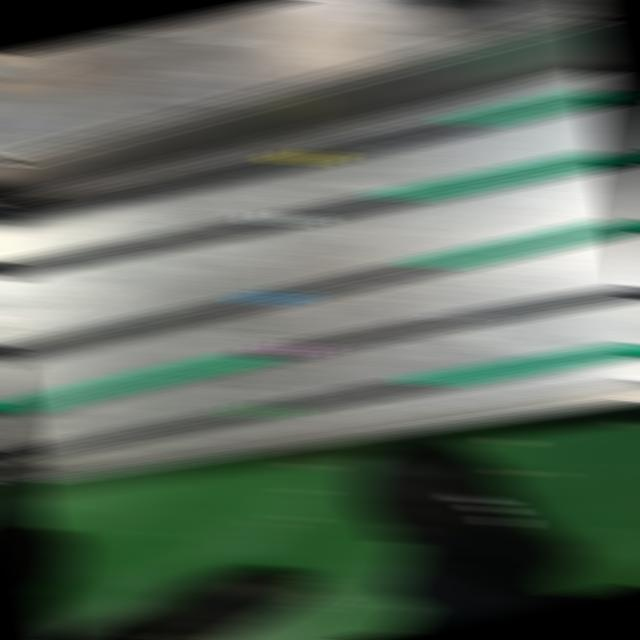
#> input picture dataset/images/WhatsApp-Image-2025-12-22-at-14-51-42_jpeg.rf.3908a0a0577cb2d8e5f5f3b01aed4196.jpg, 640 x 640 px
$ python -i detector.py   (imports and definitions only)
#> lines starting #> are read from the running program, lines starting #| are printed output that depends on the picture; after the words box and inside, x2 and y2 are one past the last pixel; in counts of white or black regions, pixels touching at a corner belong together
#> further down, picture is the input picture: shape (640, 640, 3); mean B, G, R 93.1, 104.7, 93.5
"""
Cable Marker Detection Module
Detects striped identification markers on cables using advanced image processing
"""

import cv2
import numpy as np
from typing import List, Dict, Tuple


class CableMarkerDetector:
    """Detects and identifies striped cable markers"""

    def __init__(self):
        # Color definitions for marker stripes (HSV ranges)
        # Optimized for striped cable markers
        self.stripe_colors = {
            "Green": {"lower": np.array([35, 40, 40]), "upper": np.array([90, 255, 255])},
            "Pink": {"lower": np.array([140, 30, 80]), "upper": np.array([170, 255, 255])},
            "Purple": {"lower": np.array([120, 30, 80]), "upper": np.array([150, 255, 255])},
            "Blue": {"lower": np.array([90, 50, 50]), "upper": np.array([130, 255, 255])},
            "Yellow": {"lower": np.array([20, 80, 80]), "upper": np.array([35, 255, 255])},
            "White": {"lower": np.array([0, 0, 150]), "upper": np.array([180, 50, 255])},
            "Gray": {"lower": np.array([0, 0, 60]), "upper": np.array([180, 50, 200])},
            "Orange": {"lower": np.array([10, 80, 80]), "upper": np.array([20, 255, 255])},
            "Red": {"lower": np.array([0, 80, 80]), "upper": np.array([10, 255, 255])},
            "Brown": {"lower": np.array([8, 40, 20]), "upper": np.array([20, 200, 150])},
            "Black": {"lower": np.array([0, 0, 0]), "upper": np.array([180, 255, 40])},
        }

    def detect_markers(self, image: np.ndarray) -> List[Dict]:
        """
        Detect striped cable markers in the image using two-phase approach:
        1. Detect individual cables/wires
        2. Identify colored markings on each cable

        Args:
            image: Input BGR image

        Returns:
            List of detected markers with their properties
        """
        # Preprocessing
        hsv = cv2.cvtColor(image, cv2.COLOR_BGR2HSV)
#> hsv: shape (640, 640, 3); mean H, S, V 45.9, 48, 105.5
        gray = cv2.cvtColor(image, cv2.COLOR_BGR2GRAY)
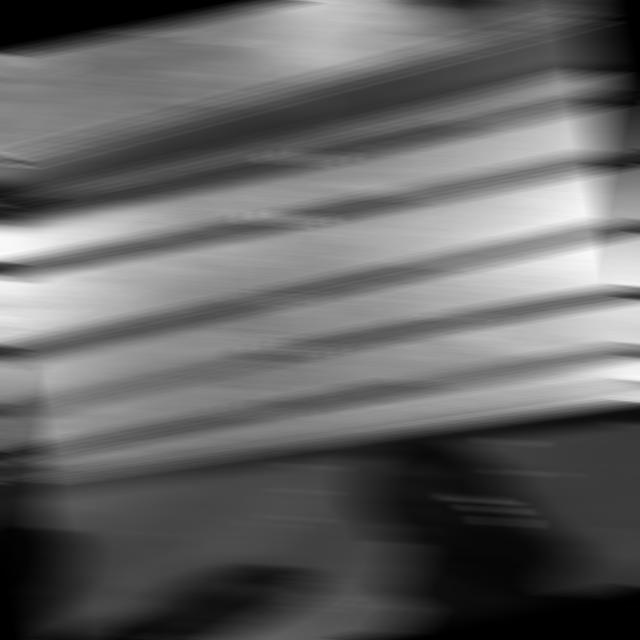
#> gray: shape (640, 640); min 0, max 253, mean 100

        # Phase 1: Detect individual cables
        cables = self._detect_cables(image, gray, hsv)

        # Phase 2: For each cable, find and identify the colored marking
        detected_markers = []

        for idx, cable_region in enumerate(cables):
            marker_info = self._detect_cable_marking(image, hsv, cable_region, idx + 1)
            if marker_info:
                detected_markers.append(marker_info)

        return detected_markers

    def _detect_cables(self, image: np.ndarray, gray: np.ndarray,
                       hsv: np.ndarray) -> List[Dict]:
        """
        Phase 1: Detect individual cables in the image
        Returns list of cable regions
        """
        height, width = gray.shape
#> height = 640; width = 640

        # Use edge detection to find cable boundaries
        edges = cv2.Canny(gray, 30, 100)
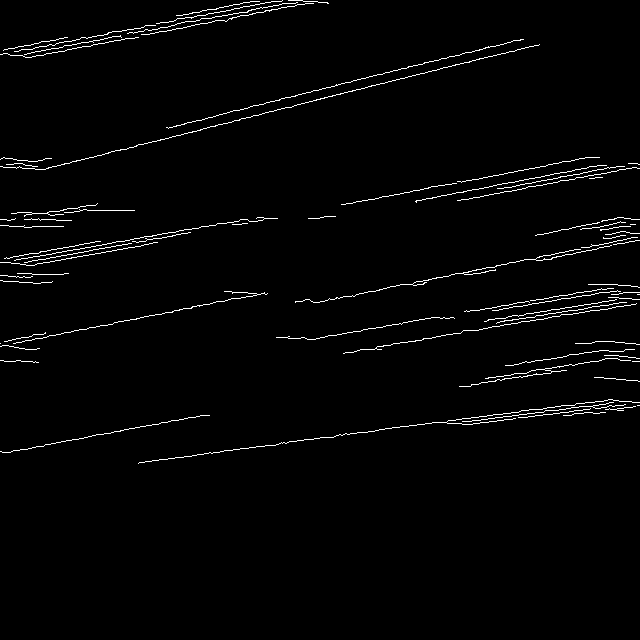
#> edges: shape (640, 640); 2% white in thin lines or dots, all inside (x1, y1, x2, y2) = (0, 0, 640, 464)

        # Morphological operations to connect cable segments
        kernel_horiz = cv2.getStructuringElement(cv2.MORPH_RECT, (25, 1))
        edges_dilated = cv2.dilate(edges, kernel_horiz, iterations=2)
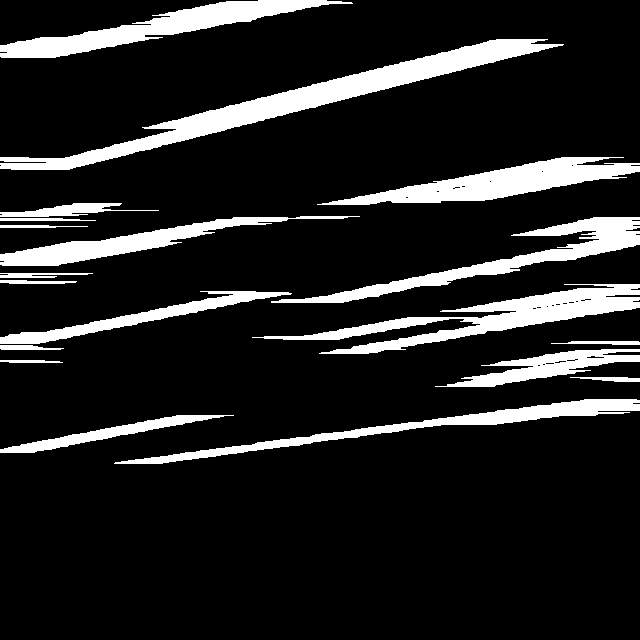
#> edges_dilated: shape (640, 640); 13.5% white; 19 white regions, largest, box (x1, y1, x2, y2) and area: (0, 39, 564, 170) 10528, (252, 284, 640, 354) 7241, (317, 157, 640, 205) 6093

        # Close gaps
        kernel = cv2.getStructuringElement(cv2.MORPH_RECT, (15, 3))
        edges_dilated = cv2.morphologyEx(edges_dilated, cv2.MORPH_CLOSE, kernel)
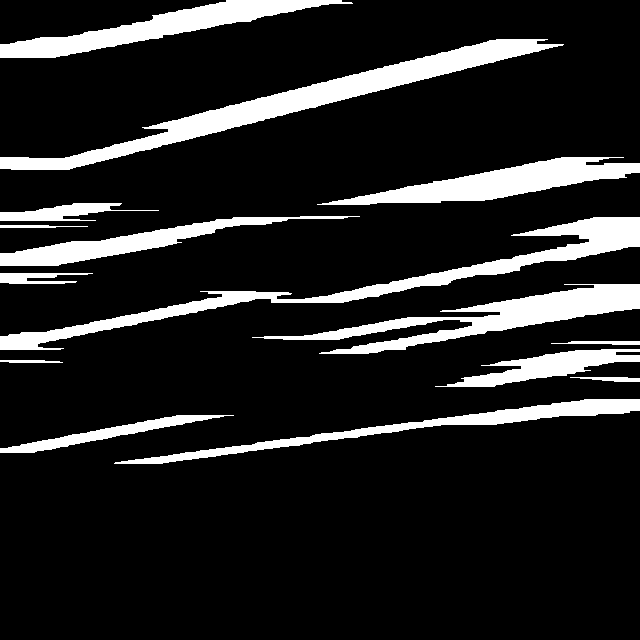
#> edges_dilated: shape (640, 640); 13.8% white; 15 white regions

        # Find contours
        contours, _ = cv2.findContours(edges_dilated, cv2.RETR_EXTERNAL,
                                       cv2.CHAIN_APPROX_SIMPLE)
#> contours = 15 contours; largest, box (x1, y1, x2, y2) and area: (0, 39, 564, 170) 9992, (0, 217, 640, 350) 8318, (252, 284, 640, 354) 6822, (317, 157, 640, 205) 5820, (0, 0, 353, 58) 5724

        cables = []

        for contour in contours:
            area = cv2.contourArea(contour)

            # Filter by area (cables should be elongated regions)
            if area < 500:  # Lower threshold
                continue

            x, y, w, h = cv2.boundingRect(contour)

            # Cables are typically horizontal (width > height)
            aspect_ratio = w / (h + 0.001)

            if aspect_ratio < 2.0:  # More lenient
                continue

            # Store cable region
            cables.append({
                "bbox": (x, y, w, h),
                "contour": contour,
                "center_y": y + h // 2
            })
#> this loop made 15 passes
#> (area, x, y, w, h, aspect_ratio) on passes 1, 2, 5, 7, 10, 11, 12, 13, 14, 15: (1751, 0, 415, 234, 38, 6.16), (4422, 114, 399, 526, 65, 8.09), (2787, 435, 349, 205, 38, 5.39), (6822, 252, 284, 388, 70, 5.54), (8317.5, 0, 217, 640, 133, 4.81), (3992.5, 0, 216, 360, 50, 7.2), (1114.5, 0, 203, 159, 18, 8.83), (5819.5, 317, 157, 323, 48, 6.73), (9991.5, 0, 39, 564, 131, 4.31), (5724, 0, 0, 353, 58, 6.09)
#> area on passes 3, 4, 6, 8, 9: 158.5, 95.5, 167.5, 491, 104
#> after the loop, cables = 10 items

        # Sort cables by vertical position (top to bottom)
        cables.sort(key=lambda c: c["center_y"])

        return cables

    def _detect_cable_marking(self, image: np.ndarray, hsv: np.ndarray,
                              cable_region: Dict, cable_id: int) -> Dict:
        """
        Phase 2: Detect and identify colored marking on a specific cable
        """
        x, y, w, h = cable_region["bbox"]

        # Extract cable ROI
        roi_bgr = image[y:y+h, x:x+w]
        roi_hsv = hsv[y:y+h, x:x+w]

        if roi_bgr.size == 0:
            return None

        # Find the colored marker region within the cable
        marker_bbox = self._find_marker_on_cable(roi_hsv)

        if marker_bbox is None:
            # If no marker found, use the entire cable region
            marker_roi = roi_hsv
            mx, my, mw, mh = 0, 0, w, h
        else:
            mx, my, mw, mh = marker_bbox
            marker_roi = roi_hsv[my:my+mh, mx:mx+mw]

        # Identify the dominant color of the marker
        marker_color = self._identify_marker_color(marker_roi)

        if marker_color is None:
            return None

        # Count stripes/bars
        stripe_count = self._count_stripes(marker_roi, marker_color)

        # Calculate absolute position
        abs_x = x + mx
        abs_y = y + my

        # Build marker info
        marker_info = {
            "component_id": cable_id,
            "component_type": "Cable Marker",
            "color_pattern": [marker_color],
            "primary_color": marker_color,
            "bounding_box": {
                "x": int(abs_x),
                "y": int(abs_y),
                "width": int(mw),
                "height": int(mh)
            },
            "cable_bbox": {
                "x": int(x),
                "y": int(y),
                "width": int(w),
                "height": int(h)
            },
            "confidence": 95.0,
            "center": (int(abs_x + mw/2), int(abs_y + mh/2)),
            "stripe_count": stripe_count
        }

        return marker_info

    def _find_marker_on_cable(self, roi_hsv: np.ndarray) -> Tuple:
        """Find the marker region on a cable ROI"""
        height, width = roi_hsv.shape[:2]

        # Look for regions with high saturation (colored markers)
        saturation = roi_hsv[:, :, 1]
        value = roi_hsv[:, :, 2]

        # Threshold to find colored regions (lower threshold for better detection)
        _, sat_thresh = cv2.threshold(saturation, 40, 255, cv2.THRESH_BINARY)

        # Also check value channel for white/light markers
        _, val_thresh = cv2.threshold(value, 100, 255, cv2.THRESH_BINARY)

        # Combine masks
        sat_thresh = cv2.bitwise_or(sat_thresh, val_thresh)

        # Morphological operations
        kernel = cv2.getStructuringElement(cv2.MORPH_RECT, (3, 3))
        sat_thresh = cv2.morphologyEx(sat_thresh, cv2.MORPH_CLOSE, kernel, iterations=2)

        # Find contours
        contours, _ = cv2.findContours(sat_thresh, cv2.RETR_EXTERNAL,
                                       cv2.CHAIN_APPROX_SIMPLE)

        if not contours:
            return None

        # Find the most prominent colored region
        best_contour = max(contours, key=cv2.contourArea)

        if cv2.contourArea(best_contour) < 50:  # Lower threshold
            return None

        x, y, w, h = cv2.boundingRect(best_contour)

        return (x, y, w, h)

    def _identify_marker_color(self, marker_roi: np.ndarray) -> str:
        """Identify the primary/dominant color of the marker"""
        best_color = None
        max_coverage = 0

        total_pixels = marker_roi.shape[0] * marker_roi.shape[1]

        for color_name, color_range in self.stripe_colors.items():
            mask = cv2.inRange(marker_roi, color_range["lower"], color_range["upper"])
            pixel_count = cv2.countNonZero(mask)
            coverage = pixel_count / total_pixels

            # Lower threshold from 0.15 to 0.08 for better detection
            if coverage > max_coverage and coverage > 0.08:
                max_coverage = coverage
                best_color = color_name

        # If no color found, try with even lower threshold
        if best_color is None:
            for color_name, color_range in self.stripe_colors.items():
                mask = cv2.inRange(marker_roi, color_range["lower"], color_range["upper"])
                pixel_count = cv2.countNonZero(mask)
                coverage = pixel_count / total_pixels

                if coverage > max_coverage and coverage > 0.03:  # Very low threshold
                    max_coverage = coverage
                    best_color = color_name

        return best_color

    def _count_stripes(self, marker_roi: np.ndarray, primary_color: str) -> int:
        """Count the number of stripes in the marker"""
        if primary_color not in self.stripe_colors:
            return 1

        height, width = marker_roi.shape[:2]

        # Get mask for the primary color
        color_range = self.stripe_colors[primary_color]
        mask = cv2.inRange(marker_roi, color_range["lower"], color_range["upper"])

        # Find connected components (each stripe)
        num_labels, labels = cv2.connectedComponents(mask)

        # Count significant components (filter noise)
        stripe_count = 0
        for label in range(1, num_labels):
            component_size = np.sum(labels == label)
            if component_size > 20:  # Lower minimum size for a stripe
                stripe_count += 1

        # Default to 3 stripes if detection unclear
        return max(3, stripe_count) if stripe_count > 0 else 3

    # [267 lines left out: functions _find_marker_regions, _has_stripe_pattern, _analyze_marker_region, _detect_color_pattern, _get_dominant_color, _calculate_confidence and 1 more, not called in this run]

>>> import cv2
>>> picture = cv2.imread('dataset/images/WhatsApp-Image-2025-12-22-at-14-51-42_jpeg.rf.3908a0a0577cb2d8e5f5f3b01aed4196.jpg')
>>> result = CableMarkerDetector().detect_markers(picture)
#> the loop in detect_markers, `for idx, cable_region in enumerate(cables):` made 10 passes
#> (marker_bbox in _detect_cable_marking, mx in _detect_cable_marking, mw in _detect_cable_marking) on passes 1, 2, 3, 4, 5, 6, 7, 9, 10: ((0, 0, 353, 58), 0, 353), ((0, 0, 564, 131), 0, 564), ((0, 0, 323, 48), 0, 323), ((28, 0, 131, 18), 28, 131), ((0, 0, 360, 50), 0, 360), ((0, 0, 640, 133), 0, 640), ((0, 0, 388, 70), 0, 388), ((0, 0, 526, 65), 0, 526), ((0, 0, 234, 38), 0, 234)
#> (mx in _detect_cable_marking, mw in _detect_cable_marking) on pass 8: (0, 205)
#> pass 1, in _detect_cable_marking, `roi_bgr = image[y:y+h, x:x+w]`:
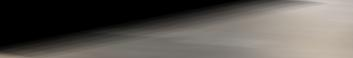
#> roi_bgr: shape (58, 353, 3); mean B, G, R 82, 86.9, 91.2
#> pass 1, in _find_marker_on_cable, `saturation = roi_hsv[:, :, 1]`:
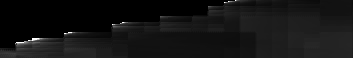
#> saturation: shape (58, 353); min 0, max 255, mean 19.1
#> pass 1, in _find_marker_on_cable, `value = roi_hsv[:, :, 2]`:
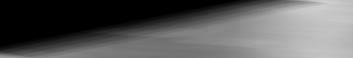
#> value: shape (58, 353); min 0, max 209, mean 91.2
#> result = 10 items

$ run again, on dataset/images/WhatsApp-Image-2025-12-22-at-14-51-43-1-_jpeg.rf.d5e445351cccb647cd5b59fe21a7967e.jpg
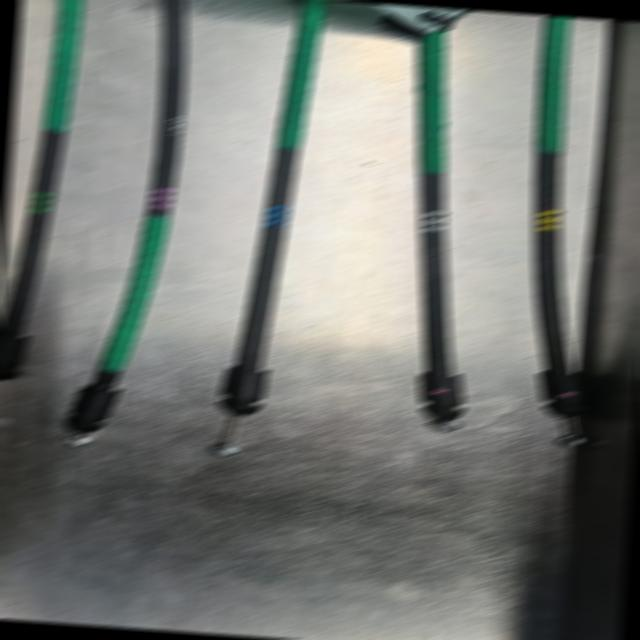
#> input picture dataset/images/WhatsApp-Image-2025-12-22-at-14-51-43-1-_jpeg.rf.d5e445351cccb647cd5b59fe21a7967e.jpg, 640 x 640 px
#> picture is the input picture: shape (640, 640, 3); mean B, G, R 117, 121.5, 118
#> hsv: shape (640, 640, 3); mean H, S, V 47.6, 20.3, 122.7
#> in _detect_cables, `edges = cv2.Canny(gray, 30, 100)`:
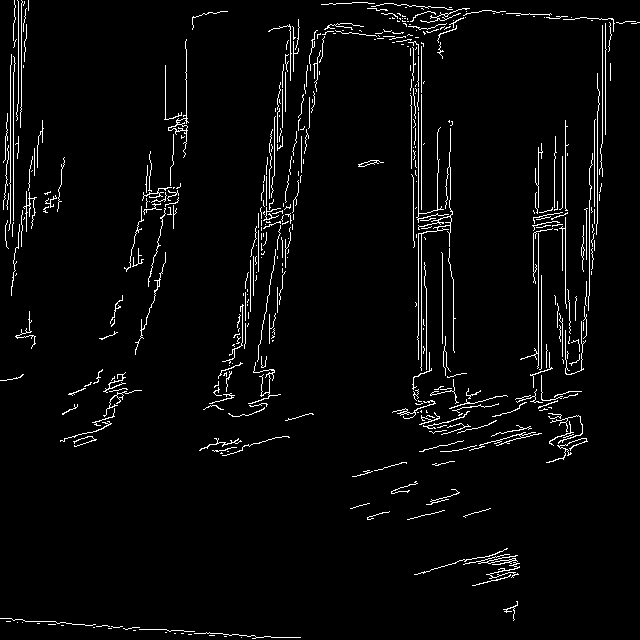
#> edges: shape (640, 640); 3.5% white in thin lines or dots
#> in _detect_cables, `contours, _ = cv2.findContours(edges_dilated, cv2.RETR_EXTERNAL, cv2.C..`: contours = 13 contours; largest, box (x1, y1, x2, y2) and area: (179, 2, 640, 463) 140514, (75, 39, 213, 355) 21758, (0, 0, 89, 296) 16234, (36, 369, 166, 447) 5402, (390, 548, 544, 586) 3184
#> the loop in _detect_cables, `for contour in contours:` made 13 passes
#> (area, x, y, w, h, aspect_ratio) on passes 1, 2, 3, 4, 5, 6, 8, 9: (1456.5, 0, 618, 325, 22, 14.77), (960, 479, 601, 63, 20, 3.15), (3184.5, 390, 548, 154, 38, 4.05), (2964.5, 326, 481, 189, 39, 4.85), (872, 328, 461, 151, 16, 9.44), (1510.5, 175, 436, 139, 20, 6.95), (5402, 36, 369, 130, 78, 1.67), (1945, 0, 311, 60, 38, 1.58)
#> after the loop in _detect_cables, `for contour in contours:`: cables = 7 items
#> the loop in detect_markers, `for idx, cable_region in enumerate(cables):` made 7 passes
#> (marker_bbox in _detect_cable_marking, mx in _detect_cable_marking, mw in _detect_cable_marking) on passes 1 to 7: ((15, 0, 69, 19), 15, 69), ((46, 0, 39, 20), 46, 39), ((5, 0, 146, 16), 5, 146), ((137, 0, 39, 39), 137, 39), ((0, 0, 122, 38), 0, 122), ((0, 0, 34, 20), 0, 34), ((0, 0, 325, 22), 0, 325)
#> pass 2, in _find_marker_on_cable (call 2), `saturation = roi_hsv[:, :, 1]`:
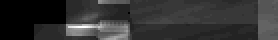
#> saturation: shape (20, 139) (shown 2 times larger); min 0, max 36, mean 7.2; drawn with min black and max white
